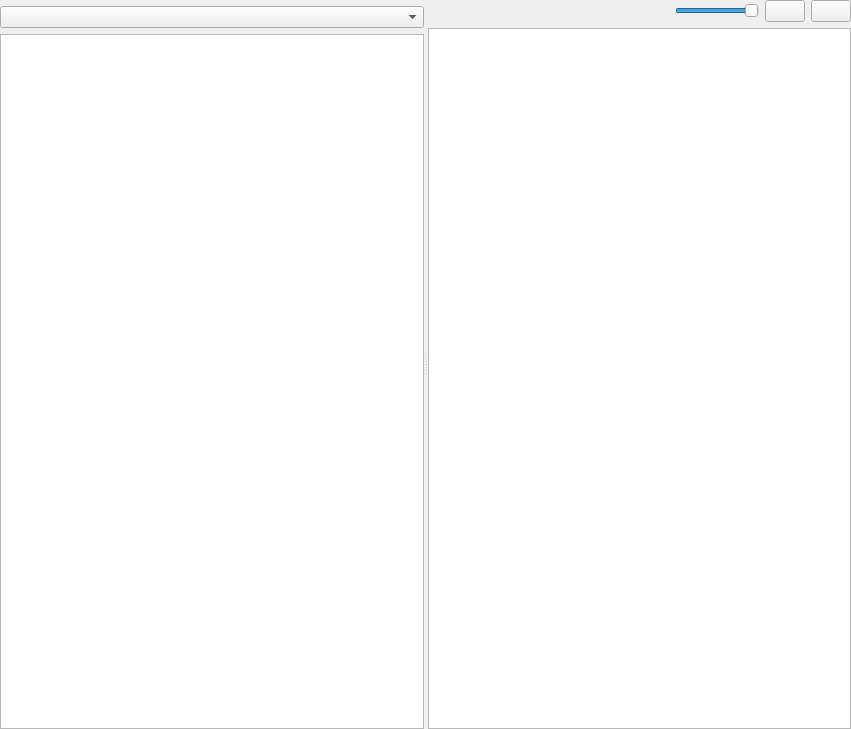
<?xml version="1.0" encoding="UTF-8"?>
<ui version="4.0">
 <class>AssetBrowserWidget</class>
 <widget class="QWidget" name="AssetBrowserWidget">
  <property name="geometry">
   <rect>
    <x>0</x>
    <y>0</y>
    <width>851</width>
    <height>729</height>
   </rect>
  </property>
  <property name="windowTitle">
   <string>Form</string>
  </property>
  <layout class="QHBoxLayout" name="RootLayout" stretch="0">
   <property name="leftMargin">
    <number>0</number>
   </property>
   <property name="topMargin">
    <number>0</number>
   </property>
   <property name="rightMargin">
    <number>0</number>
   </property>
   <property name="bottomMargin">
    <number>0</number>
   </property>
   <item>
    <widget class="QSplitter" name="splitter">
     <property name="sizePolicy">
      <sizepolicy hsizetype="Expanding" vsizetype="Preferred">
       <horstretch>0</horstretch>
       <verstretch>0</verstretch>
      </sizepolicy>
     </property>
     <property name="orientation">
      <enum>Qt::Horizontal</enum>
     </property>
     <property name="childrenCollapsible">
      <bool>false</bool>
     </property>
     <widget class="QWidget" name="layoutWidget">
      <layout class="QVBoxLayout" name="verticalLayout" stretch="0,0,1">
       <item>
        <widget class="plQtSearchWidget" name="SearchWidget" native="true"/>
       </item>
       <item>
        <widget class="QComboBox" name="TypeFilter"/>
       </item>
       <item>
        <widget class="QSplitter" name="LeftSplitter">
         <property name="orientation">
          <enum>Qt::Vertical</enum>
         </property>
         <widget class="eqQtAssetBrowserFolderView" name="TreeFolderFilter">
          <property name="uniformRowHeights">
           <bool>true</bool>
          </property>
          <property name="sortingEnabled">
           <bool>true</bool>
          </property>
          <property name="headerHidden">
           <bool>true</bool>
          </property>
          <column>
           <property name="text">
            <string notr="true">1</string>
           </property>
          </column>
         </widget>
        </widget>
       </item>
      </layout>
     </widget>
     <widget class="QWidget" name="layoutWidget2">
      <layout class="QVBoxLayout" name="verticalLayout_2" stretch="0,0">
       <item>
        <layout class="QHBoxLayout" name="ToolBarLayout">
         <item>
          <spacer name="horizontalSpacer">
           <property name="orientation">
            <enum>Qt::Horizontal</enum>
           </property>
           <property name="sizeHint" stdset="0">
            <size>
             <width>40</width>
             <height>0</height>
            </size>
           </property>
          </spacer>
         </item>
         <item>
          <widget class="QSlider" name="IconSizeSlider">
           <property name="sizePolicy">
            <sizepolicy hsizetype="Preferred" vsizetype="Preferred">
             <horstretch>0</horstretch>
             <verstretch>0</verstretch>
            </sizepolicy>
           </property>
           <property name="minimum">
            <number>10</number>
           </property>
           <property name="maximum">
            <number>100</number>
           </property>
           <property name="value">
            <number>100</number>
           </property>
           <property name="orientation">
            <enum>Qt::Horizontal</enum>
           </property>
           <property name="invertedControls">
            <bool>false</bool>
           </property>
          </widget>
         </item>
         <item>
          <widget class="QPushButton" name="ButtonListMode">
           <property name="toolTip">
            <string>Display Items as a List</string>
           </property>
           <property name="text">
            <string/>
           </property>
           <property name="icon">
            <iconset resource="../QtResources/resources.qrc">
             <normaloff>:/EditorFramework/Icons/ListView.svg</normaloff>:/EditorFramework/Icons/ListView.svg</iconset>
           </property>
           <property name="checkable">
            <bool>true</bool>
           </property>
          </widget>
         </item>
         <item>
          <widget class="QPushButton" name="ButtonIconMode">
           <property name="toolTip">
            <string>Display Items as Icons</string>
           </property>
           <property name="text">
            <string/>
           </property>
           <property name="icon">
            <iconset resource="../QtResources/resources.qrc">
             <normaloff>:/EditorFramework/Icons/IconView.svg</normaloff>:/EditorFramework/Icons/IconView.svg</iconset>
           </property>
           <property name="checkable">
            <bool>true</bool>
           </property>
          </widget>
         </item>
        </layout>
       </item>
       <item>
        <widget class="plQtAssetBrowserView" name="ListAssets">
         <property name="contextMenuPolicy">
          <enum>Qt::CustomContextMenu</enum>
         </property>
         <property name="editTriggers">
          <set>QAbstractItemView::EditKeyPressed</set>
         </property>
         <property name="dragEnabled">
          <bool>true</bool>
         </property>
         <property name="dragDropMode">
          <enum>QAbstractItemView::DragOnly</enum>
         </property>
         <property name="alternatingRowColors">
          <bool>false</bool>
         </property>
         <property name="selectionMode">
          <enum>QAbstractItemView::ExtendedSelection</enum>
         </property>
         <property name="verticalScrollMode">
          <enum>QAbstractItemView::ScrollPerPixel</enum>
         </property>
        </widget>
       </item>
      </layout>
     </widget>
    </widget>
   </item>
  </layout>
 </widget>
 <customwidgets>
  <customwidget>
   <class>plQtAssetBrowserView</class>
   <extends>QListView</extends>
   <header location="global">EditorFramework/Assets/AssetBrowserView.moc.h</header>
  </customwidget>
  <customwidget>
   <class>plQtSearchWidget</class>
   <extends>QWidget</extends>
   <header location="global">GuiFoundation/Widgets/SearchWidget.moc.h</header>
   <container>1</container>
  </customwidget>
  <customwidget>
   <class>eqQtAssetBrowserFolderView</class>
   <extends>QTreeWidget</extends>
   <header location="global">EditorFramework/Assets/AssetBrowserFolderView.moc.h</header>
  </customwidget>
 </customwidgets>
 <tabstops>
  <tabstop>ListAssets</tabstop>
  <tabstop>TreeFolderFilter</tabstop>
  <tabstop>IconSizeSlider</tabstop>
  <tabstop>ButtonListMode</tabstop>
  <tabstop>ButtonIconMode</tabstop>
 </tabstops>
 <resources>
  <include location="../../../Tools/Libs/GuiFoundation/QtResources/resources.qrc"/>
  <include location="../QtResources/resources.qrc"/>
 </resources>
 <connections/>
</ui>
